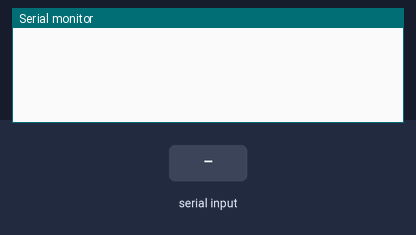
Recording of a sketch running on a simulated Arduino Uno, built with avr-gcc and run on an emulated ATmega328P. Parts: the last lines printed to the serial monitor. The test bench sets the inputs (shaded band).

Above: at 1.2 s.
1.3 s: "e" received over Serial
At 2.5 s:
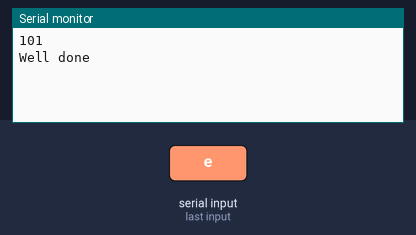
2.8 s: "1" received over Serial
At 3.7 s:
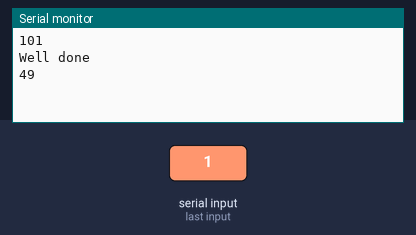

Measured:
- after the input at 1.3 s, the serial monitor: prints a new line at once (image 1)
- after the input at 2.8 s, the serial monitor: prints a new line at once (image 2)

The sketch:

ASSCI.ino
```cpp
void setup() {
  Serial.begin(9600);

}

void loop() {
 int a;
 if(Serial.available()>0)
 {
  a= Serial.read();
  Serial.println(a);
  if(a==101)
  {
    Serial.println("Well done");
  }
 }
}
```
